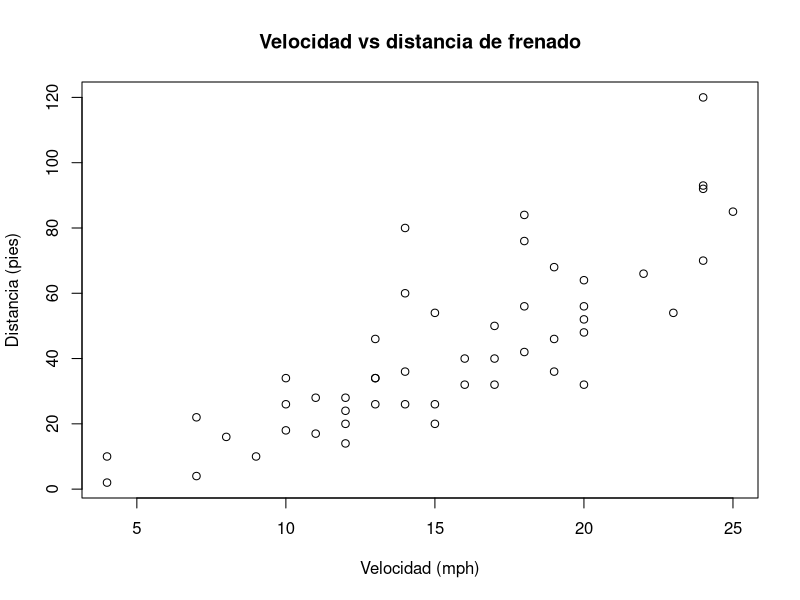

The R script that drew this image: (Note: this script raises an error after producing the figure.)
## ---- chunk 1
#| label: code-asignacion
#| collapse: true

# Números (pueden ser enteros o decimales)
x <- 10
x

# Hileras de caracteres (se delimitan entre comillas simples o dobles)
nombre <- 'Manuel'
nombre

# Lógicos (Verdadero o Falso, TRUE o FALSE)
p <- 1 > 2
p

# Vectores (pueden contener elementos de cualquier tipo de datos)
dias <- c('Domingo', 'Lunes', 'Martes', 'Miércoles', 'Jueves', 'Viernes', 'Sábado')
dias
## ---- chunk 2
#| label: code-functions-examples

# Impresión de una hilera de caracteres
print("Hola mundo")


# Cálculo de la media aritmética
mean(c(2, 4, 5, 9))
## ---- chunk 3
#| label: code-library

# Carga del paquete stats
library(stats)
## ---- chunk 4
#| label: graficacion-cars
#| include: true
#| echo: false

plot(
  x = cars$speed,
  y = cars$dist,
  main = "Velocidad vs distancia de frenado",
  xlab = "Velocidad (mph)",
  ylab = "Distancia (pies)"
)
## ---- chunk 5
#| label: fig-quarto-knitr-pandoc
#| fig.cap: Conversión de un documento Quarto (.qmd) a su formato de salida. Imagen de [quarto.org](Conversión de un documento R Markdown (.RMD) a su formato de salida).
#| echo: false

knitr::include_graphics(rep("img/rstudio-qmd-how-it-works.png"))
